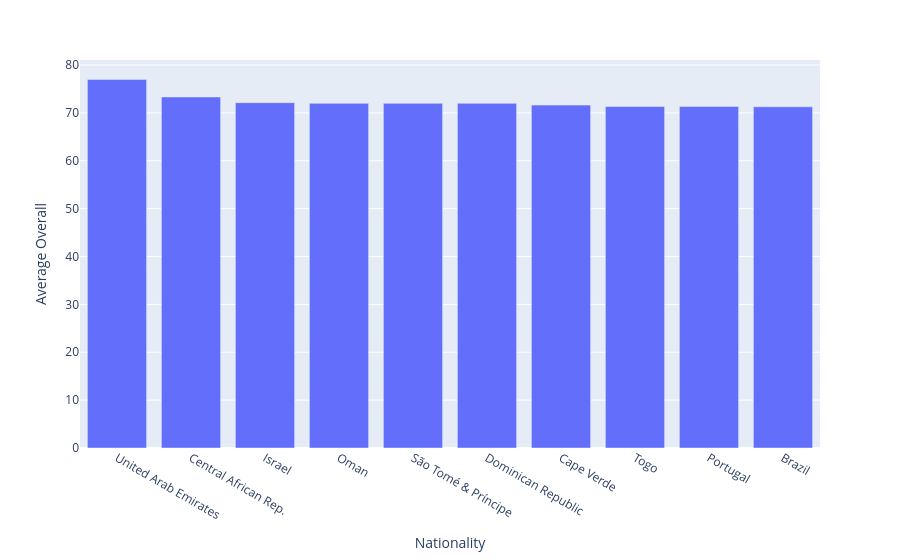

The notebook cell saved with this chart:
### Code cell
px.bar(top_10_overall, x = top_10_overall.index, y= top_10_overall.values, labels= {'nationality' : 'Nationality', 'y' : 'Average Overall'})

### Figure 1 — Plotly figure (JSON) as saved in the notebook; plotly's stock layout.template omitted (floating-point values rounded to 4 significant figures)
{"data": [{"hovertemplate": "Nationality=%{x}<br>Average Overall=%{y}<extra></extra>", "legendgroup": "", "marker": {"color": "#636efa", "pattern": {"shape": ""}}, "name": "", "orientation": "v", "showlegend": false, "textposition": "auto", "type": "bar", "x": ["United Arab Emirates", "Central African Rep.", "Israel", "Oman", "São Tomé & Príncipe", "Dominican Republic", "Cape Verde", "Togo", "Portugal", "Brazil"], "xaxis": "x", "y": [77.0, 73.33, 72.14, 72.0, 72.0, 72.0, 71.63, 71.33, 71.33, 71.27], "yaxis": "y"}], "layout": {"barmode": "relative", "legend": {"tracegroupgap": 0}, "margin": {"t": 60}, "xaxis": {"anchor": "y", "domain": [0, 1], "title": {"text": "Nationality"}}, "yaxis": {"anchor": "x", "domain": [0, 1], "title": {"text": "Average Overall"}}}}
